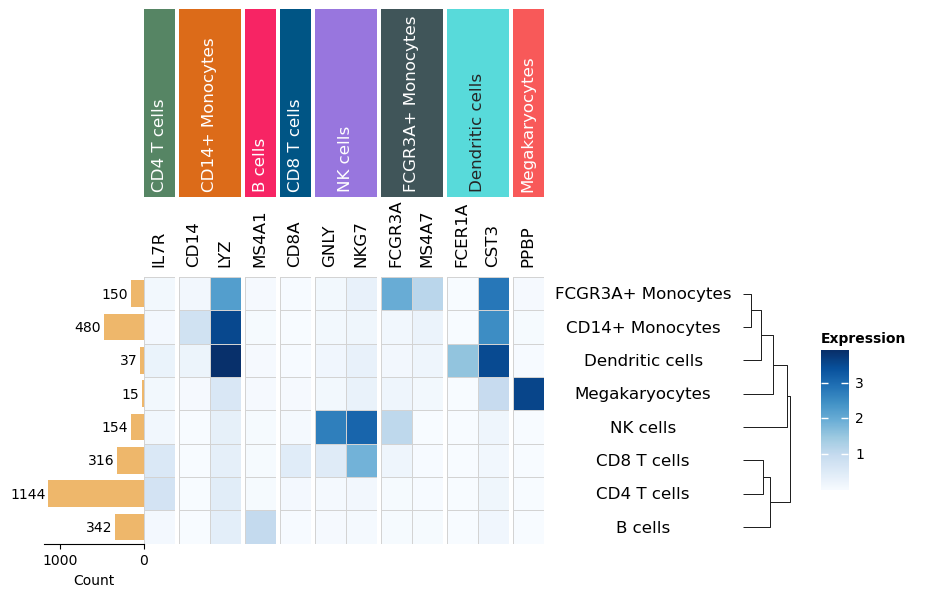

Recreate this plot in Python.
import numpy as np
import scanpy as sc

pbmc = sc.datasets.pbmc3k_processed().raw.to_adata()
'''
print(pbmc)

AnnData object with n_obs × n_vars = 2638 × 13714
    obs: 'n_genes', 'percent_mito', 'n_counts', 'louvain'
    var: 'n_cells'
    uns: 'draw_graph', 'louvain', 'louvain_colors', 'neighbors', 'pca', 'rank_genes_groups'
    obsm: 'X_pca', 'X_tsne', 'X_umap', 'X_draw_graph_fr'
    obsp: 'distances', 'connectivities'

'''


# Define the cells and markers that we want to draw

cell_markers = {
    "CD4 T cells": ["IL7R"],
    "CD14+ Monocytes": ["CD14", "LYZ"],
    "B cells": ["MS4A1"],
    "CD8 T cells": ["CD8A"],
    "NK cells": ["GNLY", "NKG7"],
    "FCGR3A+ Monocytes": ["FCGR3A", "MS4A7"],
    "Dendritic cells": ["FCER1A", "CST3"],
    "Megakaryocytes": ["PPBP"],
}

cells, markers = [], []
for c, ms in cell_markers.items():
    cells += [c] * len(ms)
    markers += ms

uni_cells = list(cell_markers.keys())
cell_colors = [
    "#568564",
    "#DC6B19",
    "#F72464",
    "#005585",
    "#9876DE",
    "#405559",
    "#58DADA",
    "#F85959",
]
cmapper = dict(zip(uni_cells, cell_colors))

# Draw
import marsilea as ma
import marsilea.plotter as mp

agg = sc.get.aggregate(pbmc[:, markers], by="louvain", func=["mean", "count_nonzero"])
agg.obs["cell_counts"] = pbmc.obs["louvain"].value_counts()

'''
print(agg)
AnnData object with n_obs × n_vars = 8 × 12
    obs: 'louvain', 'cell_counts'
    var: 'n_cells'
    layers: 'mean', 'count_nonzero'

'''

agg_exp = agg.layers["mean"]
agg_count = agg.layers["count_nonzero"]
agg_cell_counts = agg.obs["cell_counts"].to_numpy()
'''
print(agg_cell_counts)
[1144  480  342  316  154  150   37   15]
'''

h, w = agg_exp.shape

m = ma.Heatmap(
    agg_exp,
    height=h / 3,
    width=w / 3,
    cmap="Blues",
    linewidth=0.5,
    linecolor="lightgray",
    label="Expression",
)
m.add_right(mp.Labels(agg.obs["louvain"], align="center",fontsize=12), pad=0.1) #字体大小fontsize :'small', 'medium', 'large',float
m.add_top(mp.Labels(markers,fontsize=12), pad=0.1) #字体大小fontsize :'small', 'medium', 'large',float
m.group_cols(cells, order=uni_cells)
# rotation 角度
m.add_top(mp.Chunk(uni_cells, fill_colors=cell_colors, rotation=90,fontsize=12)) #字体大小fontsize :'small', 'medium', 'large',float
m.add_left(mp.Numbers(agg_cell_counts, color="#EEB76B", label="Count")) # width float 控制柱子宽度
m.add_dendrogram("right", pad=0.1)
m.add_legends()

m.render()

m.save("scanpy_matrixplot.png")